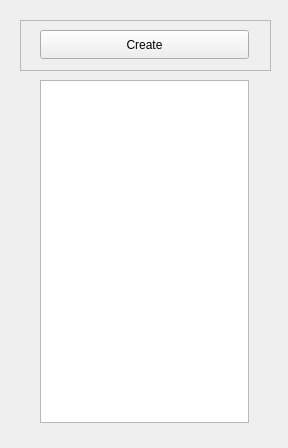
<?xml version="1.0" encoding="UTF-8"?>
<ui version="4.0">
 <class>AlbumListWidget</class>
 <widget class="QWidget" name="AlbumListWidget">
  <property name="geometry">
   <rect>
    <x>0</x>
    <y>0</y>
    <width>288</width>
    <height>448</height>
   </rect>
  </property>
  <property name="windowTitle">
   <string>Form</string>
  </property>
  <widget class="QFrame" name="frame">
   <property name="geometry">
    <rect>
     <x>20</x>
     <y>20</y>
     <width>251</width>
     <height>51</height>
    </rect>
   </property>
   <property name="frameShape">
    <enum>QFrame::Shape::StyledPanel</enum>
   </property>
   <property name="frameShadow">
    <enum>QFrame::Shadow::Raised</enum>
   </property>
   <widget class="QPushButton" name="createAlbumButton">
    <property name="geometry">
     <rect>
      <x>20</x>
      <y>10</y>
      <width>209</width>
      <height>29</height>
     </rect>
    </property>
    <property name="text">
     <string>Create</string>
    </property>
    <property name="icon">
     <iconset>
      <normaloff>backa-_740488982648667_1513997852_n.jpg</normaloff>backa-_740488982648667_1513997852_n.jpg</iconset>
    </property>
   </widget>
  </widget>
  <widget class="QListView" name="albumList">
   <property name="geometry">
    <rect>
     <x>40</x>
     <y>80</y>
     <width>209</width>
     <height>343</height>
    </rect>
   </property>
  </widget>
 </widget>
 <resources/>
 <connections/>
</ui>
